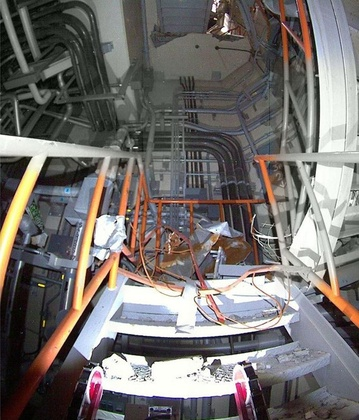
%> input picture Fukushima.jpg, 359 x 420 px, shrunk from 567 x 663 before the run
$ octave lecture2.m   (GNU Octave 9; MATLAB toolbox functions it lacks are replaced by stand-ins)
%> lines starting %> are read from the running program, lines starting %| are printed output that depends on the picture
%% The Mean and Median Filter for  the image with Salt and Paper Noise

clc,close all,clear all;
% Picture credit
%https://spectrum.ieee.org/slideshow/robotics/industrial-robots/meet-the-robots-of-fukushima-daiichi

Image = imread('Fukushima.jpg');%RGB image
%> Image is the input picture: size 420x359x3 uint8; mean R, G, B 115.6, 111.4, 109.3
Image = rgb2gray(Image); %grayscale image
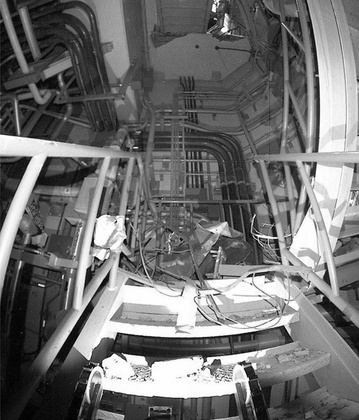
%> Image: size 420x359 uint8; min 0, max 255, mean 112.4
noisyImage = imnoise(Image,'salt & pepper',.15);
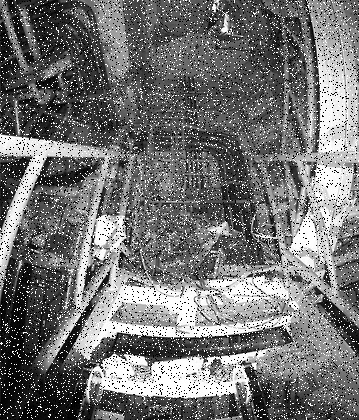
%> noisyImage: size 420x359 uint8; min 0, max 255, mean 114.7

%Define the row and column of the filter
M=3;
N=3;

%Expand the matrix to apply the filters
paddedA=padarray(noisyImage,[floor(M/2),floor(N/2)]);
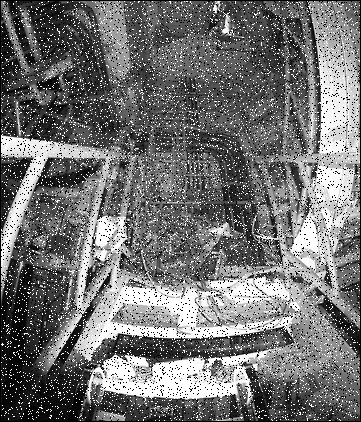
%> paddedA: size 422x361 uint8; min 0, max 255, mean 113.5

MedianFilteredImage = zeros([size(Image,1) size(Image,2)]);
MeanFilteredImage = zeros([size(Image,1) size(Image,2)]);

for i = 1:size(paddedA,1)-(M-1)
    for j = 1:size(paddedA,2)-(N-1)
        temp = paddedA(i:i+(M-1),j:j+(N-1),:);
        MedianFilteredImage(i,j)=median(temp(:));%MEDIAN
        MeanFilteredImage(i,j)=mean(temp(:)); %MEAN
    end
end
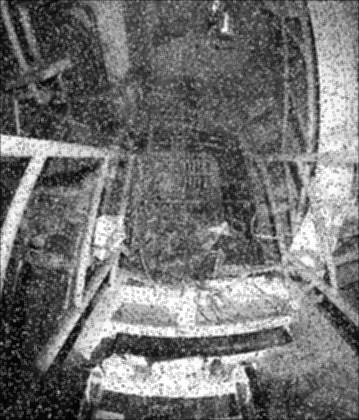
%> MeanFilteredImage: size 420x359 double; min 1.56, max 255, mean 114.4
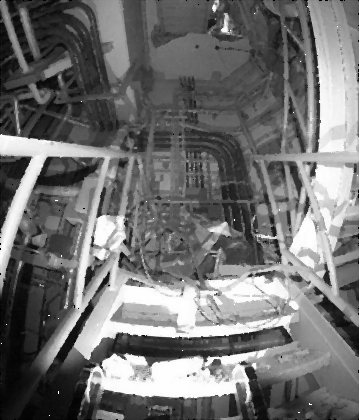
%> MedianFilteredImage: size 420x359 double; min 0, max 255, mean 112.6
%add a function
% [0 255] range

MedianFilteredImage = uint8(MedianFilteredImage);
%> MedianFilteredImage: size 420x359 uint8
MeanFilteredImage = uint8(MeanFilteredImage);
%> MeanFilteredImage: size 420x359 uint8

figure,
subplot(2,2,1)
imshow(Image),title('Original Image');
subplot(2,2,2)
imshow(noisyImage),title('the image with Salt and Paper Noise');
subplot(2,2,3)
imshow(MedianFilteredImage),title('IMAGE AFTER MEDIAN FILTERING');
subplot(2,2,4)
imshow(MeanFilteredImage),title('IMAGE AFTER MEAN FILTERING');
